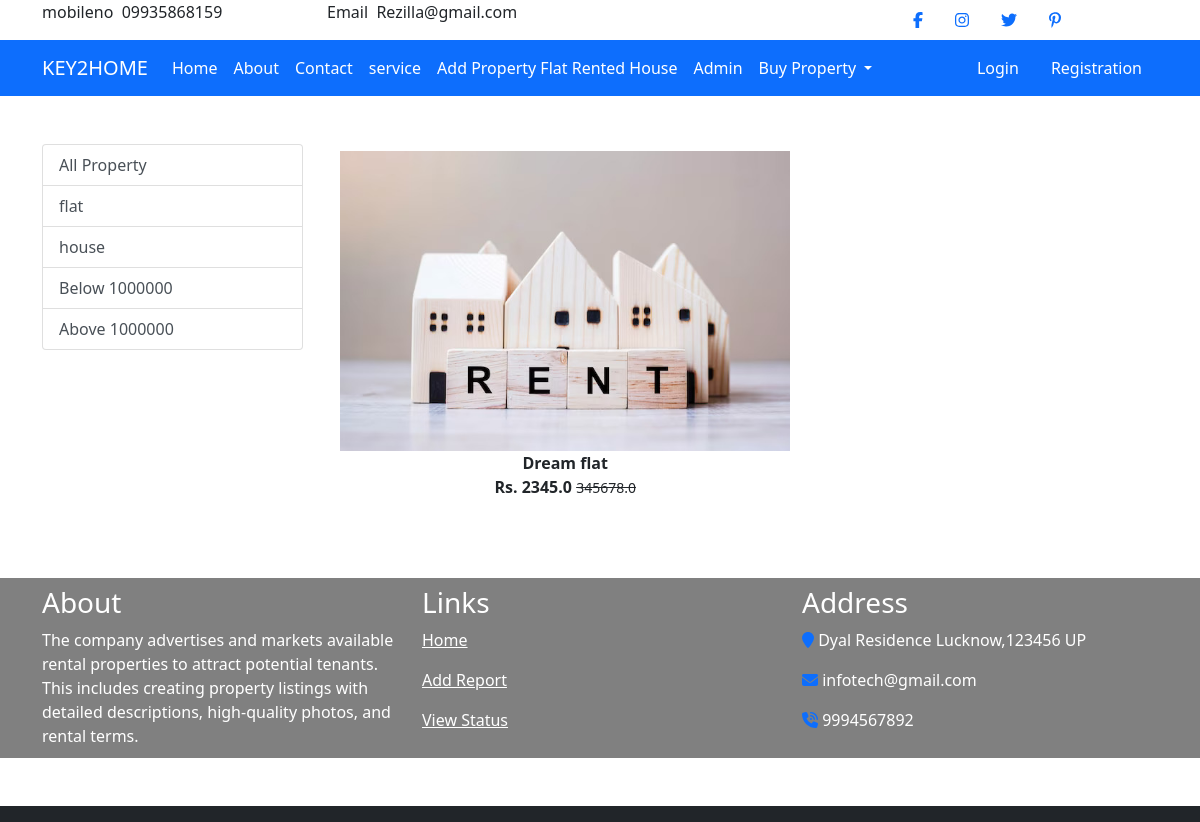
Page /prop/ on the committed database.
### app/models.py (models this page shows, shortened)
class Product(models.Model):
 title = models.CharField(max_length=100)
 selling_price = models.FloatField()
 discounted_price = models.FloatField()
 description = models.TextField()
 brand = models.CharField(max_length=100)
 category = models.CharField( choices=CATEGORY_CHOICES, max_length=2)
 product_image = models.ImageField(upload_to='productimg')

### app/views.py (the view)
# urls.py: path('prop/', views.prop, name='prop'),
def prop(request, data=None):
	totalitem = 0
	if request.user.is_authenticated:
		totalitem = len(Cart.objects.filter(user=request.user))
	if data==None :
			mo = Product.objects.filter(category='M')
	elif data == 'flat' or data == 'house':
			mo = Product.objects.filter(category='M').filter(brand=data)
	elif data == 'below':
			mo = Product.objects.filter(category='M').filter(discounted_price__lt=1000000)
	elif data == 'above':
			mo = Product.objects.filter(category='M').filter(discounted_price__gt=1000000)
	return render(request, 'app/prop.html', {'mo':mo, 'totalitem':totalitem})

### app/templates/app/prop.html (shortened to what this page needs)
{% extends 'app/base.html' %}
{% load static %}
{% block main-content %}
<div class="container my-5">
 <div class="row">
  <div class="col-sm-3">
   <div class="list-group">
     <a href="{% url 'prop' %}" class="list-group-item list-group-item-action" aria-current="true">All Property</a>
     <a href="{% url 'propdata' 'flat'  %}" class="list-group-item list-group-item-action" aria-current="true">flat</a>
     <a href="{% url 'propdata' 'house'  %}" class="list-group-item list-group-item-action">house</a>
     <a href="{% url 'propdata' 'below'  %}" class="list-group-item list-group-item-action">Below 1000000</a>
     <a href="{% url 'propdata' 'above'  %}" class="list-group-item list-group-item-action">Above 1000000</a>
   </div>
  </div>
  <div class="col-sm-8">
   <div class="row">
    {% for product in mo %}
     <div class="col-sm-4 text-center mb-4">
      <a href="{% url 'product-detail' product.id %}" class="btn">
       <div class="item">
        <img src="{{product.product_image.url}}" alt="" height="300" class="">
        <div class="fw-bold">{{product.title}}</div>
        <div class="fw-bold">Rs. {{product.discounted_price}} <small class="fw-light text-decoration-line-through">{{product.selling_price}}</small></div>
       </div>
      </a>
     </div>
    {% endfor %}
   </div>
  </div>
 </div>
</div>
{% endblock main-content %}

### rows in the picture
Product: product_image (picture), title "Dream flat", discounted_price "2345.0", selling_price "345678.0"
